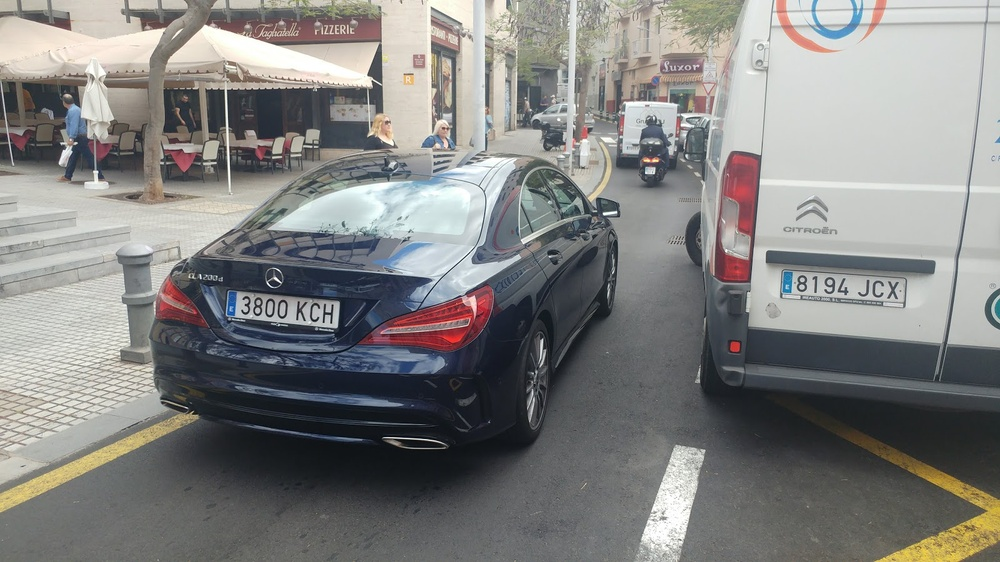
#> input picture ejercicioscapitulo7/coches.jpg, 1000 x 562 px, shrunk from 1600 x 900 before the run
$ python deteccion_matricula.py
#> lines starting #> are read from the running program, lines starting #| are printed output that depends on the picture; after the words box and inside, x2 and y2 are one past the last pixel; in counts of white or black regions, pixels touching at a corner belong together
import cv2
import numpy as np
import matplotlib.pyplot as plt

plate_cascade = cv2.CascadeClassifier(cv2.data.haarcascades + 'haarcascade_russian_plate_number.xml')
img = cv2.imread('coches.jpg')
#> img is the input picture: shape (562, 1000, 3); mean B, G, R 128.8, 130.3, 130.4
if img is None:
    print("Error: No se encuentra la imagen.")
else:
    gray = cv2.cvtColor(img, cv2.COLOR_BGR2GRAY)
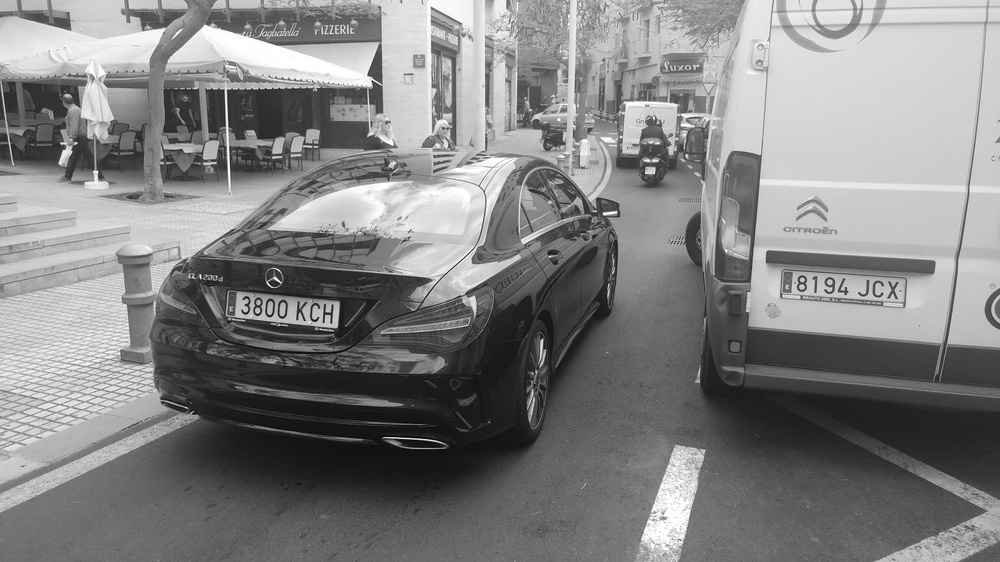
#> gray: shape (562, 1000); min 0, max 255, mean 130.1
    # Detección inicial
    # Subimos minNeighbors para ser más exigentes con el patrón de texto
    raw_plates = plate_cascade.detectMultiScale(gray, scaleFactor=1.1, minNeighbors=12, minSize=(50, 20))
#> raw_plates = [[214, 284, 140, 47], [748, 252, 184, 62]]
    img_res = img.copy()
    count = 0
    #  Filtrado por Aspect Ratio (Proporción)
    for (x, y, w, h) in raw_plates:
        aspect_ratio = w / float(h)

        # Una matrícula suele tener un ratio entre 2.5 y 5.5
        if 2.5 < aspect_ratio < 5.5:
            cv2.rectangle(img_res, (x, y), (x + w, y + h), (0, 255, 0), 3)
            cv2.putText(img_res, f'Placa {aspect_ratio:.1f}', (x, y-10),
                        cv2.FONT_HERSHEY_SIMPLEX, 0.7, (0, 255, 0), 2)
            count += 1
#> this loop made 2 passes
#> (x, y, w, h, aspect_ratio, count) on passes 1 to 2: (214, 284, 140, 47, 2.98, 1), (748, 252, 184, 62, 2.97, 2)
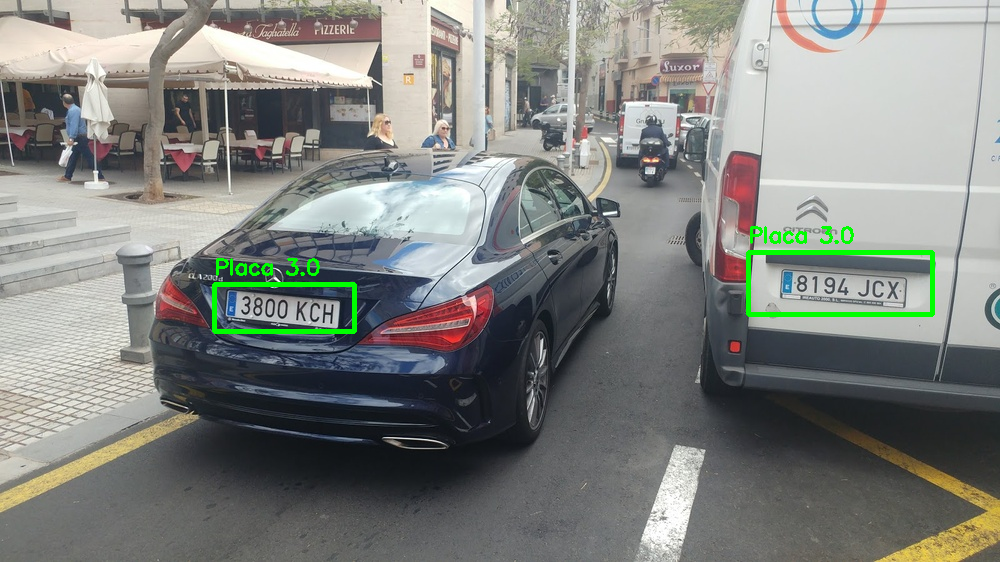
#> img_res: shape (562, 1000, 3); 1.01% of pixels changed, all inside (x1, y1, x2, y2) = (212, 226, 935, 334)
#> after the loop, count = 2

    plt.figure(figsize=(15, 10))
    plt.imshow(cv2.cvtColor(img_res, cv2.COLOR_BGR2RGB))
    plt.title(f'Detección Filtrada: {count} objetos encontrados')
    plt.axis('off')
    plt.show()

$ run again, with ejercicioscapitulo7/multitud.jpg copied over ejercicioscapitulo7/coches.jpg
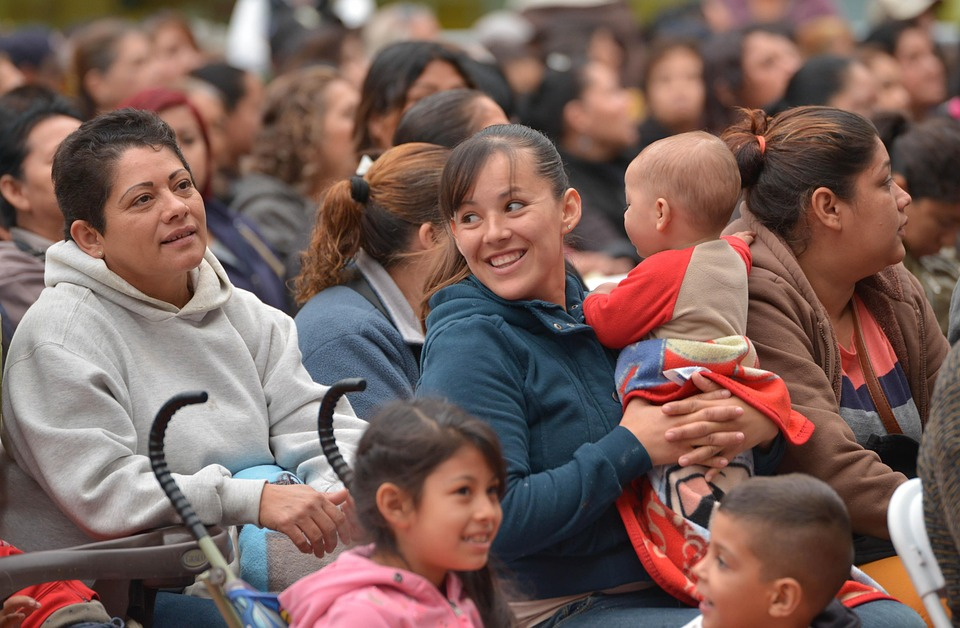
#> input picture ejercicioscapitulo7/multitud.jpg, 960 x 628 px
#> img is the input picture: shape (628, 960, 3); mean B, G, R 90.3, 96.6, 122.2
#> `gray = cv2.cvtColor(img, cv2.COLOR_BGR2GRAY)`:
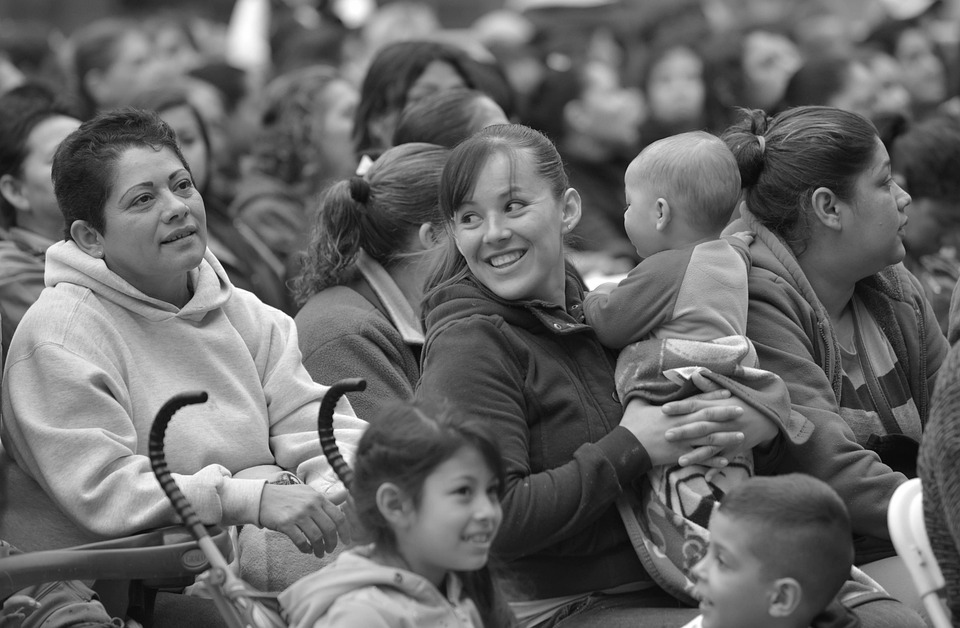
#> gray: shape (628, 960); min 2, max 255, mean 103.5
#> raw_plates = ()
#> after the loop `for (x, y, w, h) in raw_plates:`: count = 0

$ run again, with ejercicioscapitulo7/perrogato.jpg copied over ejercicioscapitulo7/coches.jpg
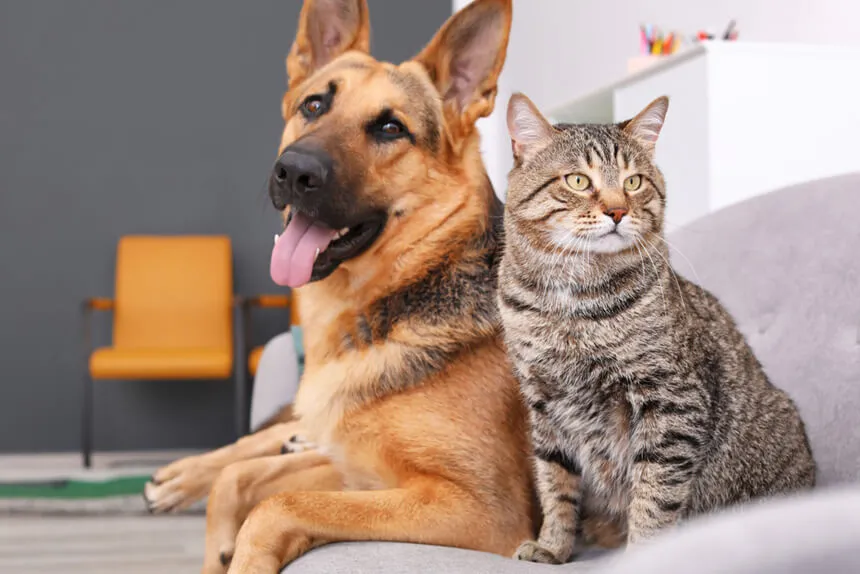
#> input picture ejercicioscapitulo7/perrogato.jpg, 860 x 574 px
#> img is the input picture: shape (574, 860, 3); mean B, G, R 129.5, 141.2, 162.7
#> `gray = cv2.cvtColor(img, cv2.COLOR_BGR2GRAY)`:
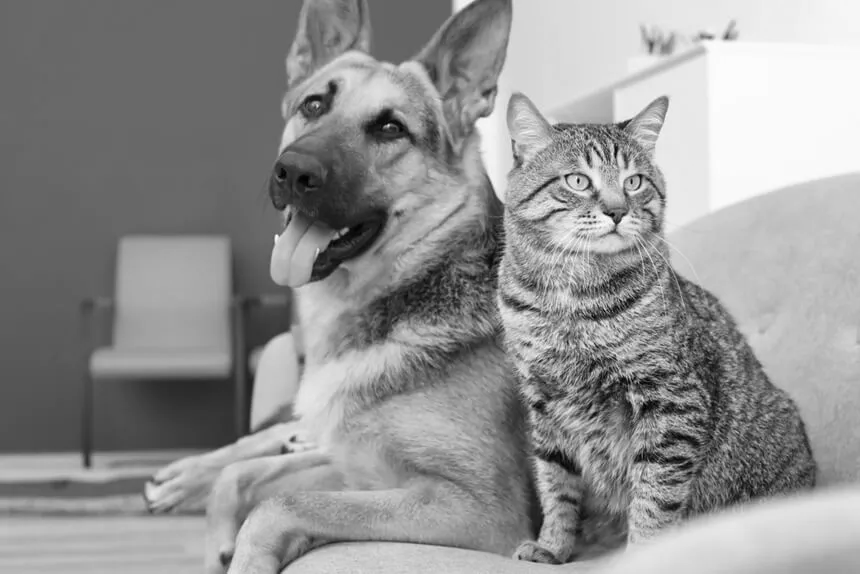
#> gray: shape (574, 860); min 0, max 255, mean 146.3
#> raw_plates = ()
#> after the loop `for (x, y, w, h) in raw_plates:`: count = 0

$ run again, with ejercicioscapitulo7/personas.png saved as ejercicioscapitulo7/coches.jpg
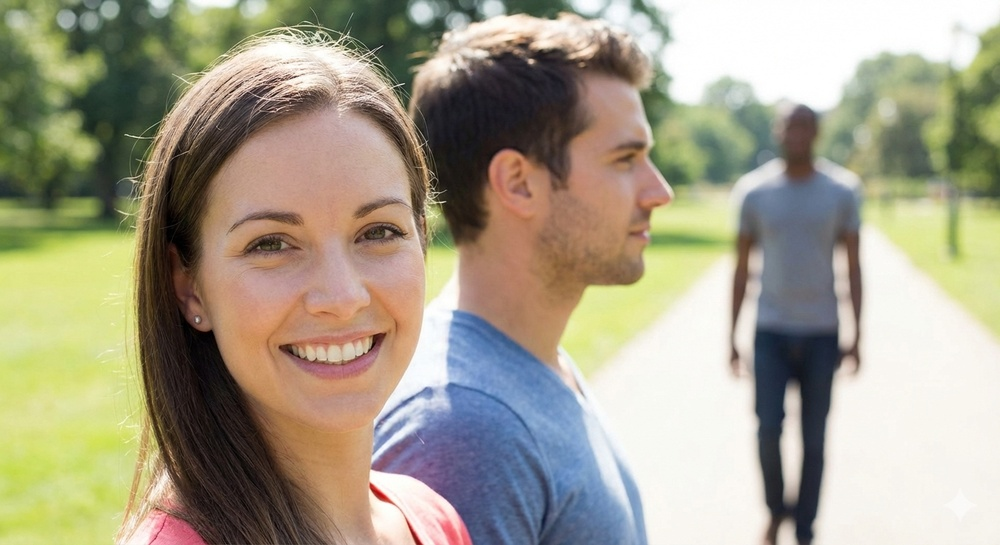
#> input picture ejercicioscapitulo7/personas.png, 1000 x 545 px, shrunk from 1408 x 768 before the run
#> img is the input picture: shape (545, 1000, 3); mean B, G, R 137.8, 158.5, 164.8
#> `gray = cv2.cvtColor(img, cv2.COLOR_BGR2GRAY)`:
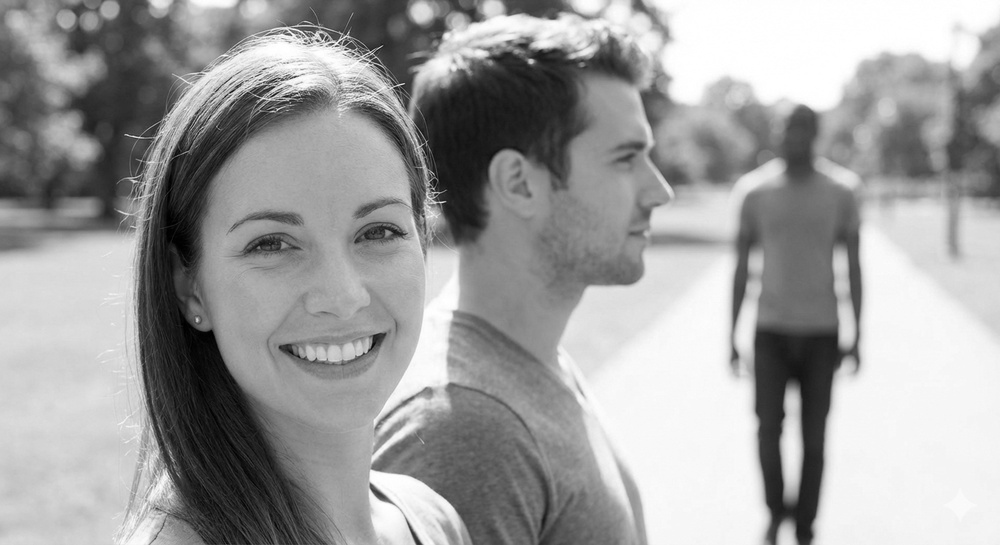
#> gray: shape (545, 1000); min 0, max 255, mean 158
#> raw_plates = ()
#> after the loop `for (x, y, w, h) in raw_plates:`: count = 0
